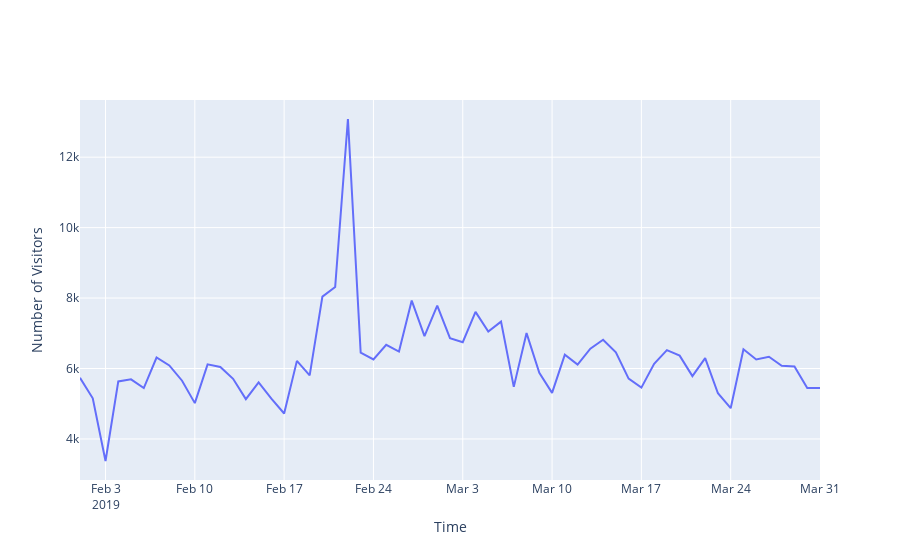

Notebook cell for this chart:
### Code cell
# orders
l1 = go.Scatter(x=df_all.date, y=df_all.orders)
d = [l1]
plotly.offline.iplot({'data':d,
                      'layout':{
                          'xaxis':{'title':'Time'},
                          'yaxis':{'title':'Number of Visitors'}
                      }})
